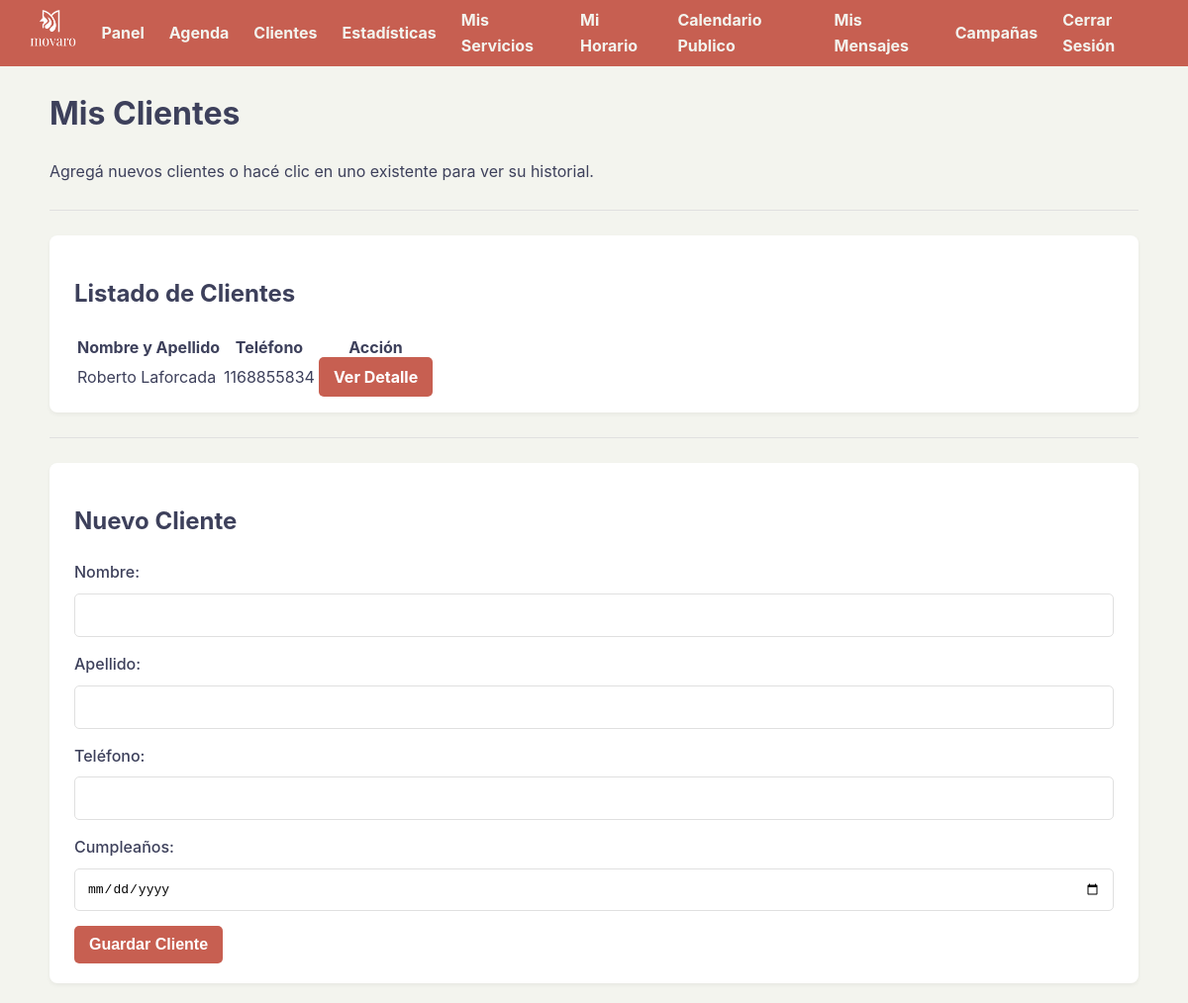
Screenshot of /clientes (signed in) with the database file from the repository.
### tables this page shows
CREATE TABLE clientes (
            id INTEGER PRIMARY KEY AUTOINCREMENT, usuario_id INTEGER NOT NULL,
            nombre TEXT NOT NULL, apellido TEXT NOT NULL,
            telefono TEXT, cumpleanos TEXT, avatar_path TEXT,
            premios_recibidos INTEGER NOT NULL DEFAULT 0,
            FOREIGN KEY (usuario_id) REFERENCES usuarios (id)
        );

### app.py (the view)
@app.route('/clientes')
def ver_clientes():
    if 'usuario_id' not in session: return redirect('/login')
    usuario_id_actual = session['usuario_id']
    conn = sqlite3.connect(DATABASE)
    conn.row_factory = sqlite3.Row
    cursor = conn.cursor()
    cursor.execute("SELECT * FROM clientes WHERE usuario_id = ? ORDER BY apellido, nombre", (usuario_id_actual,))
    clientes_del_usuario = cursor.fetchall()
    conn.close()
    return render_template('clientes.html', clientes=clientes_del_usuario)

### templates/clientes.html (shortened to what this page needs)
{% extends "base.html" %}
{% block content %}
    <h1>Mis Clientes</h1>
    <p>Agregá nuevos clientes o hacé clic en uno existente para ver su historial.</p>
    <hr>
    <div class="card">
        <h2>Listado de Clientes</h2>
        <table class="stats-table tabla-responsiva">
            <thead>
                <tr>
                    <th>Nombre y Apellido</th>
                    <th>Teléfono</th>
                    <th>Acción</th>
                </tr>
            </thead>
            <tbody>
                {% for cliente in clientes %}
                <tr>
                    <td data-label="Nombre">{{ cliente.nombre }} {{ cliente.apellido }}</td>
                    <td data-label="Teléfono">{{ cliente.telefono or 'No especificado' }}</td>
                    <td data-label="Acción">
                        <a href="/cliente/{{ cliente.id }}" class="boton-accion">Ver Detalle</a>
                    </td>
                </tr>
                {% else %}
                <tr>
                    <td colspan="3" style="text-align: center;">No tenés clientes registrados.</td>
                </tr>
                {% endfor %}
            </tbody>
        </table>
    </div>
    <hr>
    <div class="card">
        <h2>Nuevo Cliente</h2>
        <form action="/agregar_cliente" method="post">
            <div class="form-group">
                <label for="nombre">Nombre:</label>
                <input type="text" id="nombre" name="nombre" required>
            </div>
            <div class="form-group">
                <label for="apellido">Apellido:</label>
                <input type="text" id="apellido" name="apellido" required>
            </div>
            <div class="form-group">
                <label for="telefono">Teléfono:</label>
                <input type="tel" id="telefono" name="telefono">
            </div>
            <div class="form-group">
                <label for="cumpleanos">Cumpleaños:</label>
                <input type="date" id="cumpleanos" name="cumpleanos">
            </div>
            <button type="submit">Guardar Cliente</button>
        </form>
    </div>
{% endblock %}

### static/style.css (style rules this page uses)
:root { --color-primario: #C75F51; --color-secundario: #27626A; --color-texto: #3d405b; --color-fondo: #F3F4EE; --color-blanco: #FFFFFF; --color-borde-suave: #e0e0e0; --color-rojo-peligro: #dc3545; }
body { font-family: -apple-system, BlinkMacSystemFont, "Segoe UI", Roboto, Helvetica, Arial, sans-serif; margin: 0; background-color: var(--color-fondo); color: var(--color-texto); line-height: 1.6; }
a { color: var(--color-primario); text-decoration: none; font-weight: bold; }
button, .boton-accion { background-color: var(--color-primario); color: var(--color-blanco); padding: 10px 15px; border: none; border-radius: 5px; cursor: pointer; font-size: 1em; font-weight: bold; text-align: center; }
hr { border: none; border-top: 1px solid var(--color-borde-suave); margin: 25px 0; }
.card { background-color: var(--color-blanco); padding: 20px 25px; border-radius: 8px; box-shadow: 0 2px 4px rgba(0,0,0,0.05); }
.form-group { margin-bottom: 15px; }
.form-group label { display: block; margin-bottom: 8px; font-weight: 500; }
.form-group input, .form-group select, .form-control { width: 100%; padding: 12px; border: 1px solid var(--color-borde-suave); border-radius: 5px; box-sizing: border-box; font-size: 1em; }

### rows the page displays
clientes: nombre "Roberto", apellido "Laforcada", telefono "1168855834"
